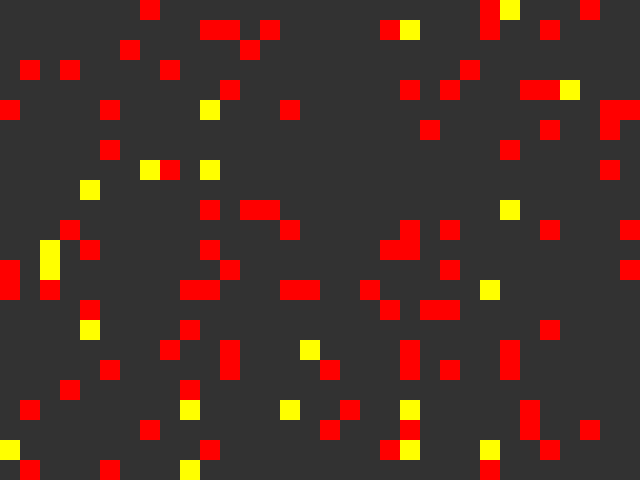
Frame 1 (no input)
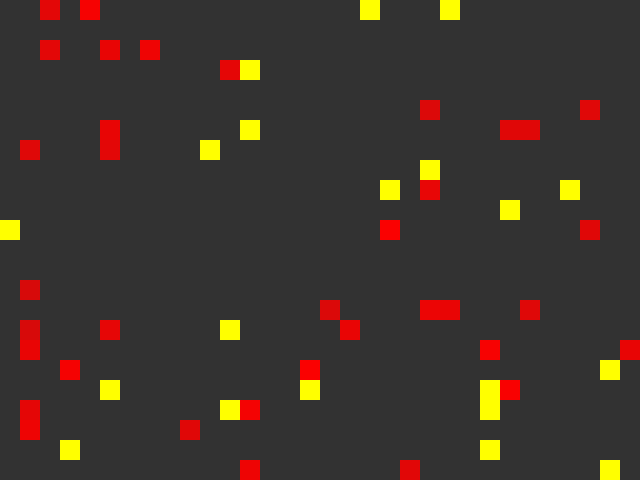
Frame 60 (the mouse pressed at the canvas centre just before this capture)
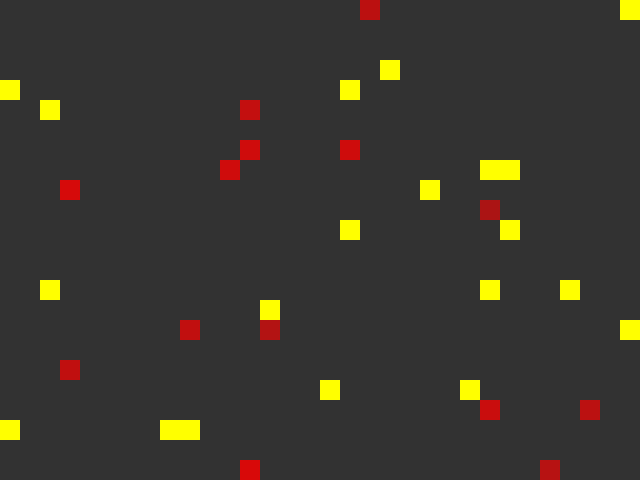
Frame 120 (the mouse held since frame 60 and released just before this capture)

The Processing sketch that drew these frames (run headless with seeded random() and noise(); from frame 60 on, the mouse is pressed at the canvas centre):

// Processing sketch: exercise04
// ── exercise04.pde
// Griddies STARTED
// by Pippin Barr
// MODIFIED BY: 
//
// A simple artificial life system on a grid. The "griddies" are squares that move
// around randomly, using energy to do so. They gain energy by overlapping with
// other griddies. If a griddie loses all its energy it dies.

// The size of a single grid element
int gridSize = 20;
// An array storing all the griddies and munchers
Griddie[] griddies = new Griddie[100];
Munchers[] munchers = new Munchers[20];

// setup()
//
// Set up the window and the griddies

void setup() {
  // Set up the window size and framerate (lower so we can watch easier)
  size(640, 480);
  frameRate(10);

  // QUESTION: What does this for loop do?
  //ANSWER; It creates new griddies with given parameters and random XY coordinates 
  // until the array of 100 griddies is filled. it loops the array to easily create a lot of griddies at once. 
  for (int i = 0; i < griddies.length; i++) {
    int x = floor(random(0, width/gridSize));
    int y = floor(random(0, height/gridSize));
    griddies[i] = new Griddie(x * gridSize, y * gridSize, gridSize);
  }
  // CHANGED until the array of 20 munchers is filled. it loops the array to easily create a lot of munchers at once. 
  for (int i = 0; i < munchers.length; i++) {
    int x = floor(random(0, width/gridSize));
    int y = floor(random(0, height/gridSize));
    munchers[i] = new Munchers(x * gridSize, y * gridSize, gridSize);
  }
}

// draw()
//
// Update all the griddies, check for collisions between them, display them.

void draw() {
  background(50);

  // We need to loop through all the griddies one by one
  for (int i = 0; i < griddies.length; i++) {

    // Update the griddies
    griddies[i].update();

    // Now go through all the griddies a second time...
    for (int j = 0; j < griddies.length; j++) {
      // QUESTION: What is this if-statement for?
      //ANSWER; This if statement will check that the current griddie is not the same as the other griddie
      if (j != i) {
        // QUESTION: What does this line check?
        // ANSWER; This line checks to see if the current griddie is overlapping with the other griddie.
        // if yes, the griddies will collide with one another.
        griddies[i].collide(griddies[j]);
      }
    }
    
    // Display the griddies
    griddies[i].display();
  }
  
  //CHANGED we will loop through the munchers once to call their update and display functions
  for (int i = 0; i < munchers.length; i++) {

    // Update the griddies
    munchers[i].update();

    // CHANGED this will loop through the griddies to call the eat function which will 
    // check the collision between gridders and munchers every frame to see if munchers can eat griddies.
    for (int j = 0; j < griddies.length; j++) {
      // QUESTION: What is this if-statement for?
      //ANSWER; This if statement will check that the current griddie is not the same as the other griddie
      //if (j != i) {
      //  // QUESTION: What does this line check?
      //  // ANSWER; This line checks to see if the current griddie is overlapping with the other griddie.
      //  // if yes, the griddies will collide with one another.
      //  griddies[i].collide(griddies[j]);
      //}
      munchers[i].eat(griddies[j]);
    }
    
    // CHANGED this will display the munchers
    munchers[i].display();
  }
}
// ── Griddie.pde
// Griddie
//
// A class defining the behaviour of a single Griddie
// which can move randomly in the window (within the grid),
// loses energy per move, and gains energy from overlapping
// with another Griddie.

class Griddie {
  // Limits for energy level and gains/losses
  int maxEnergy = 255;
  int moveEnergy = -1;
  int collideEnergy = 10;
  
  // Position, size, energy, and fill color
  int x;
  int y;
  int size;
  int energy;
  color fill = color(255,0,0);

  // Griddie(tempX, tempY, tempSize)
  //
  // Set up the Griddie with the specified location and size
  // Initialise energy to the maximum
  Griddie(int tempX, int tempY, int tempSize) {
    x = tempX;
    y = tempY;
    size = tempSize;
    energy = maxEnergy;
  }

  // update()
  //
  // Move the Griddie and update its energy levels
  void update() {
    
    // QUESTION: What is this if-statement for?
    //ANSWER; This if statement will return to the beginning of the function is the energy is equal to 0
    
    if (energy == 0) {
      return;
    }
    
    // QUESTION: How does the Griddie movement updating work?
    //ANSWER; the move type randomizes a unit of movement between -1 and 2 on its XY axis
    //and assigns it to the XY coordinates of the griddies by multiplying it with the size.
    int xMoveType = floor(random(-1,2));
    int yMoveType = floor(random(-1,2));
    x += size * xMoveType;
    y += size * yMoveType;
    
    // QUESTION: What are these if statements doing?
    // ANSWER; The if statements makes the griddies bounce off the edges of the window
    // so that they dont go off the screen
    if (x < 0) {
      x += width;
    }
    else if (x >= width) {
      x -= width;
    }
    if (y < 0) {
      y += height;
    }
    else if (y >= height) {
      y -= height;
    }

    // Update the Griddie's energy
    // Note that moveEnergy is negative, so this _loses_ energy
    energy += moveEnergy;
    
    // Constrain the Griddies energy level to be within the defined bounds
    energy = constrain(energy,0,maxEnergy);
  }

  // collide(other)
  //
  // Checks for collision with the other Griddie
  // and updates energy level
  
  void collide(Griddie other) {
    // QUESTION: What is this if-statement for?
    // ANSWER ;  If the energy of the griddies are equal to 0, the statement will return to the
    // beginning of the function and not execute the rest
    if (energy == 0 || other.energy == 0) {
      return;
    }
    
    // QUESTION: What does this if-statement check?
    // ANSWER; If the XY coordinates of a given griddle overlaps with the XY cooordinates
    // of another griddle, the energy of the griddle will increase by the collideEnergy.
    if (x == other.x && y == other.y) {
      // Increase this Griddie's energy
      energy += collideEnergy;
      // Constrain the energy level to be within bounds
      energy = constrain(energy,0,maxEnergy);
    }
  }

  // display()
  //
  // Draw the Griddie on the screen as a rectangle
  void display() {
    // QUESTION: What does this fill line do?
    //ANSWER; The fill spceifies the fill color of the griddles and their opacity value through the energy variable
    fill(fill, energy); 
    noStroke();
    rect(x, y, size, size);
  }
}
// ── Munchers.pde
class Munchers {
  // Limits for energy level and gains/losses
  int maxEnergy = 255;
  int moveEnergy = -1;
  
  // Position, size, energy, and fill color
  int x;
  int y;
  int size;
  int energy;
  color fill = color(255,255,0);

  Munchers(int tempX, int tempY, int tempSize) {
    x = tempX;
    y = tempY;
    size = tempSize;
    energy = maxEnergy;
  }

  void update() {
    
    if (energy == 0) {
      return;
    }
    
    int xMoveType = floor(random(-1,2));
    int yMoveType = floor(random(-1,2));
    x += size * xMoveType;
    y += size * yMoveType;
    
    if (x < 0) {
      x += width;
    }
    else if (x >= width) {
      x -= width;
    }
    if (y < 0) {
      y += height;
    }
    else if (y >= height) {
      y -= height;
    }

  }

  //CHANGED if the munchers overlap with the griddies, they will 'eat' them by reducing their energy to 0
  void eat(Griddie other) {
    if (x == other.x && y == other.y) {
      other.energy = 0;
    }
  }


  void display() {
    fill(fill, energy); 
    noStroke();
    rect(x, y, size, size);
  }
}
